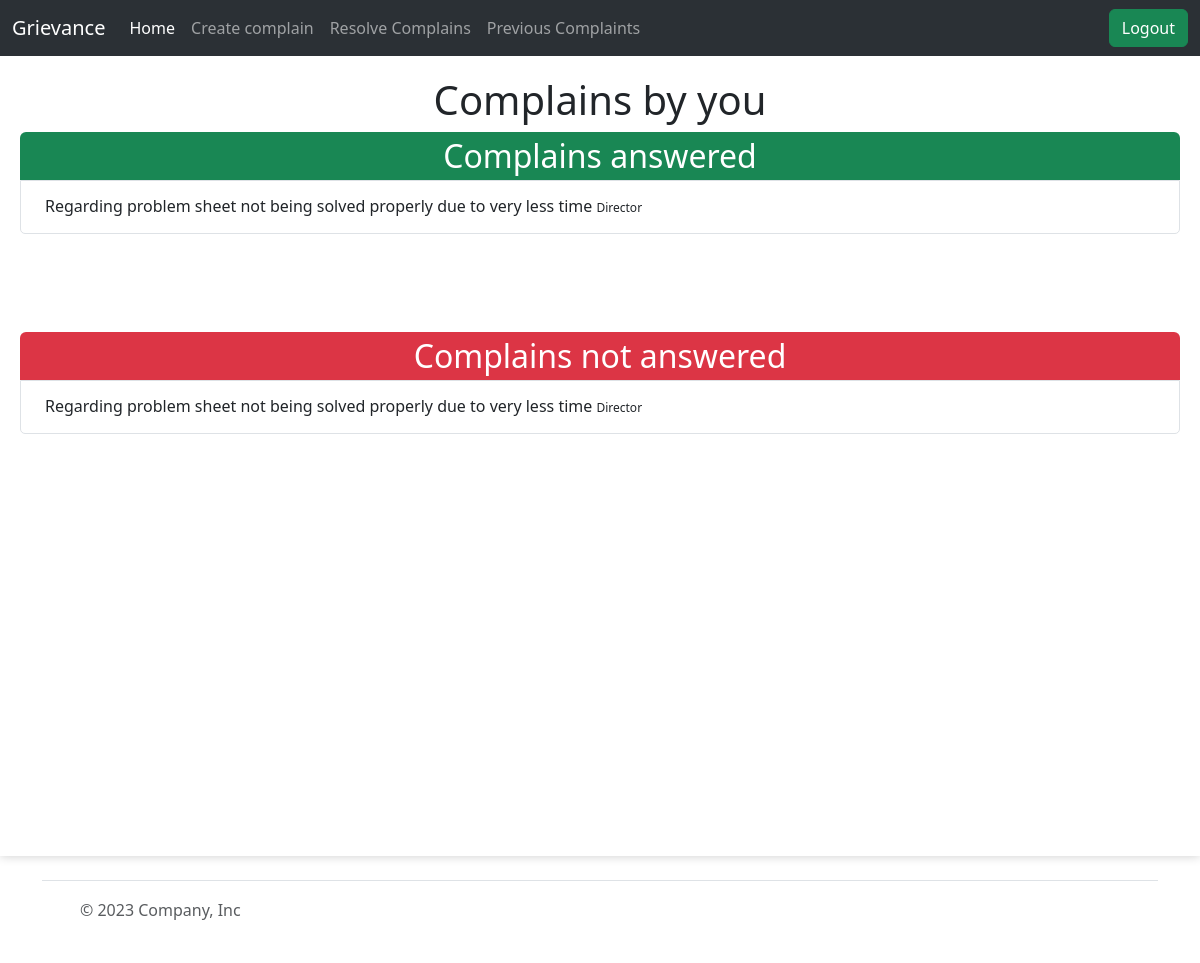
The app's page / (signed in) with its own data.
### complainapp/models.py (models this page shows, shortened)
class Complain(models.Model):
    id = models.AutoField
    heading = models.CharField(max_length=300)
    description = models.TextField()
    registered_by = models.ForeignKey(Profile, on_delete=models.CASCADE)
    registered_to = models.ForeignKey('Designation', on_delete=models.CASCADE)
    registered_date = models.DateField(default=now, db_index=True)
    response_date = models.DateField(default=datetime.utcnow() + timedelta(days=1))
    completed = models.BooleanField(default=False)
    likes = models.ManyToManyField(User,related_name="postlike", blank=True)

class Designation(models.Model):
    id = models.AutoField
    name = models.CharField(max_length=100)
    description = models.CharField(max_length=500)
    parent = models.ForeignKey('self', blank=True, default=" ", null=True, on_delete=models.CASCADE)
    designation_holder = models.ForeignKey(Profile, on_delete=models.CASCADE, related_name='designation_holder')
    def __str__(self):
        return self.name

### complainapp/views.py (the view)
# urls.py: path('', views.index, name='index'),
def index(request):
    check_escalation()
    if (request.user.is_authenticated):
        profile = Profile.objects.get(user=request.user)
        answered_complains = Complain.objects.filter(registered_by=profile, completed=True)
        unanswered_complains = Complain.objects.filter(registered_by=profile, completed=False)
        return render(request, 'complainapp/index.html', {'answered_complains': answered_complains, 'unanswered_complains': unanswered_complains})
    else:
        signupform = SignupForm()
        loginform = LoginForm()
        return render(request, "complainapp/authentication.html", {'signupform': signupform, 'loginform': loginform})

### complainapp/views.py (called while the page is built, shortened)
def check_escalation():
    current_date = timezone.now().date()
    complaints = Complain.objects.filter(
        completed=False,
        response_date__lte=current_date,
        registered_to__parent__isnull=False
    )

### templates/complainapp/index.html (shortened to what this page needs)
{% extends 'complainapp/basic.html' %}
{% load static %}
{% block style %}
<link rel="stylesheet" href="{% static '/css/complainapp/index.css' %}">
{% endblock style %}
{% block body %}
{% if user.is_authenticated %}
<div class="content-enclosure">
    <h1 style="text-align:center;">Complains by you </h1>
    <div class="complains1" style="min-height:200px">
        <h2 class="bg-success text-white rounded-top" style="text-align:center; margin:0;padding:5px;">Complains
            answered</h2>
        <div class="list-group complain-list" style="border-radius:0px 0px 5px 5px">
            {% for complain in answered_complains %}
            <a href="#" class="list-group-item list-group-item-action complain-class" aria-current="true">
                <h6 class="complain-subject m-2">{{ complain.heading }}
                    <small style="font-size: 12px">{{complain.registered_to}}</small>
                </h6>
            </a>
            {% empty %}
            <p>No complains have been answered yet.</p>
            {% endfor %}
        </div>
    </div>
    <div class="complains2" style="min-height:200px">
        <h2 class="bg-danger text-white rounded-top" style="text-align:center; margin:0;padding:5px;">Complains not
            answered</h2>
        <div class="list-group complain-list" style="border-radius:0px 0px 5px 5px">
            {% for complain in unanswered_complains %}
            <a href="#" class="list-group-item list-group-item-action complain-class" aria-current="true">
                <h6 class="complain-subject m-2">{{ complain.heading }}
                    <small style="font-size: 12px">{{complain.registered_to}}</small>
                </h6>
            </a>
            {% empty %}
            <p>All complains have been answered.</p>
            {% endfor %}
        </div>
    </div>
</div>
{% endif %}
{% endblock body %}

### records on screen
Complain: heading "Regarding problem sheet not being solved properly due to very less time", registered_to "Director"
Complain: heading "Regarding problem sheet not being solved properly due to very less time", registered_to "Director"
